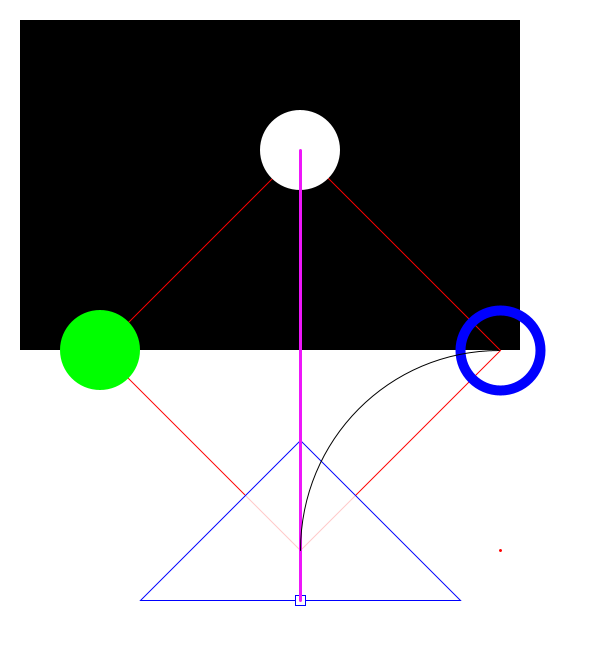
Frame 1 (no input)
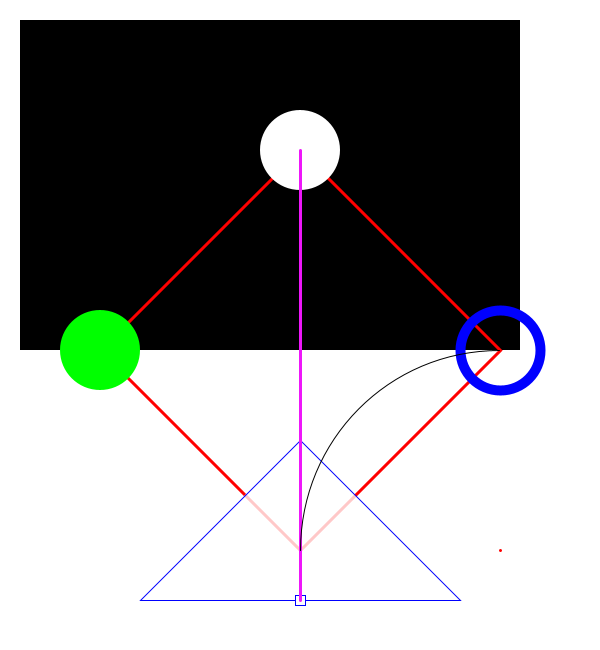
Frame 60 (the mouse pressed at the canvas centre just before this capture)
Frame 120 (the mouse held since frame 60 and released just before this capture): identical to frame 60, image omitted

The Processing sketch that drew these frames (run headless with seeded random() and noise(); from frame 60 on, the mouse is pressed at the canvas centre):

// Processing sketch: day_5
// ── day_5.pde
int bRect = 20;
int creative = 500;
int fun = 255;
int ER = 80;

//drawing order

void setup(){ //runs once at start up
size(600,650); // size of window
}

void draw(){
  background(fun); //set background white
  
  //black rectangle 
  fill(0); //color within the next shape
  rectMode(CORNER);// the rectangle is at the corner
  noStroke(); //no outline
  rect(bRect,bRect,creative,330); // the what to type to make the rectangle
  
  //red quad
  stroke(fun,0,0); //red outline color
  noFill();// outline thickness
  quad(300,150,100,350,300,550,creative,350); //what to type to make the quad
  //quad (x1,y1,x2,y2,x3,y3,x4,y4)
  
  //top circle
  fill(fun); //fill white
  noStroke(); //no outline
  ellipse(300,150,ER,ER); //our first circle
  
  //left circle
  fill(0,fun,0); //4th visual transparency 
  noStroke(); // there is no stroke
  ellipse(100,350,ER,ER);//what to type to make the circle
  
  //right circle
  noFill(); // no fill in the circle
  strokeWeight(10); // the thickness of the circle
  stroke(0,0,fun); //R,G,B
  ellipse(creative,350,ER,ER); // what you type to make the circle
  
  //triangle
  fill(255,200); // filling is white
  strokeWeight(1); // the thickness of the line is 1
  triangle(300,440,140,600,460,600); // the measurements to make a triangle
  //tirangle(x1,y1,x2,y2,x3,y3)
  
  //bottom rectangle
  fill(fun);// white fill
  stroke(0,0,fun); // white stroke
  rectMode(CENTER); // where the rectangle is placed
  rect(300,600,10,10);// the rectangle itself
  
 //line between two colors
 stroke(238,23,250); // color of stroke magenta
 strokeWeight(3);// stroke thickness is 3
 line(300,150,300,600); // measurement to line
 
 //arc
 stroke(0);//stroke is black
 noFill();// no filling
 strokeWeight(1);// stroke thickness is 1
 arc(creative,550,400,400,PI,PI+HALF_PI);
 //(a,b,c,d,start,stop)
 
 //point
 stroke(fun,0,0); // stroke is white
 strokeWeight(3); // thickness of point is 3
 point(creative,550);// point size
 
  
}
